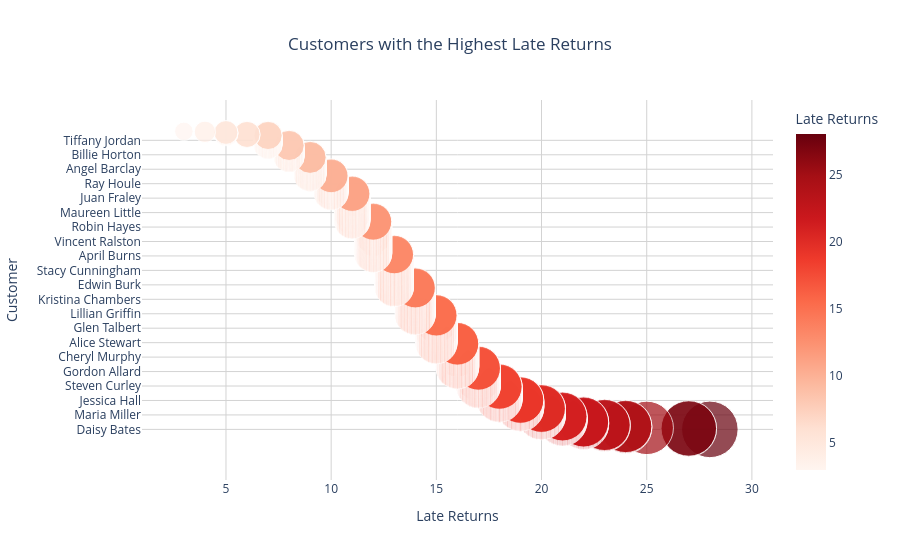

Notebook code for this chart:
### Code cell
df_q11['Customer Name']=(df_q11['First Name']+' '+df_q11['Last Name'])

fig=px.scatter(df_q11,
               x='Late Returns',
               y='Customer Name',
               size='Late Returns',
               size_max=40,
               color='Late Returns',
               color_continuous_scale='Reds',
               hover_data=['Customer ID'],
               title='Customers with the Highest Late Returns'
              )

fig.update_layout(title_x=0.5,
                  template='plotly_white',
                  xaxis_title='Late Returns',
                  yaxis_title='Customer',
                  xaxis=dict(showgrid=True, gridcolor='lightgray'),
                  yaxis=dict(showgrid=True, gridcolor='lightgray')
                 )

fig.show()

### Figure 1 — Plotly figure (JSON) as saved in the notebook; plotly's stock layout.template omitted (floating-point values rounded to 4 significant figures; data arrays with more than 128 entries replaced by an {"elided": "..."} marker saying what was removed)
{"data": [{"customdata": {"elided": "599x1 int values"}, "hovertemplate": "Late Returns=%{marker.color}<br>Customer Name=%{y}<br>Customer ID=%{customdata[0]}<extra></extra>", "legendgroup": "", "marker": {"color": {"elided": "599 int values"}, "coloraxis": "coloraxis", "size": {"elided": "599 int values"}, "sizemode": "area", "sizeref": 0.0175, "symbol": "circle"}, "mode": "markers", "name": "", "orientation": "h", "showlegend": false, "type": "scatter", "x": {"elided": "599 int values"}, "xaxis": "x", "y": {"elided": "599 str values"}, "yaxis": "y"}], "layout": {"autosize": true, "coloraxis": {"colorbar": {"title": {"text": "Late Returns"}}, "colorscale": [[0, "rgb(255,245,240)"], [0.125, "rgb(254,224,210)"], [0.25, "rgb(252,187,161)"], [0.375, "rgb(252,146,114)"], [0.5, "rgb(251,106,74)"], [0.625, "rgb(239,59,44)"], [0.75, "rgb(203,24,29)"], [0.875, "rgb(165,15,21)"], [1, "rgb(103,0,13)"]]}, "legend": {"itemsizing": "constant", "tracegroupgap": 0}, "title": {"text": "Customers with the Highest Late Returns", "x": 0.5}, "xaxis": {"anchor": "y", "autorange": true, "domain": [0, 1], "gridcolor": "lightgray", "range": [1.158, 30.6], "showgrid": true, "title": {"text": "Late Returns"}, "type": "linear"}, "yaxis": {"anchor": "x", "autorange": true, "domain": [0, 1], "gridcolor": "lightgray", "range": [-209.2, 717.8], "showgrid": true, "title": {"text": "Customer"}, "type": "category"}}}
